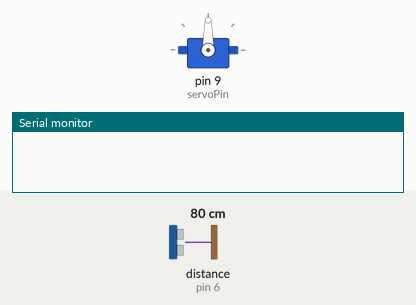
This sketch was run on a simulated Arduino Uno, built with avr-gcc and run on an emulated ATmega328P. On the bench: servo, the last lines printed to the serial monitor. Wiring (inferred from the names in the program): ultrasonic range finder: trigger pin 7; echo pin 6. The test bench sets the inputs (shaded band); at power-on: distance to the obstacle (sensor on pin 6) 80 cm. The echo pulse lasts 58.3 µs per cm.

Above: at 0.05 s.
At 6.45 s:
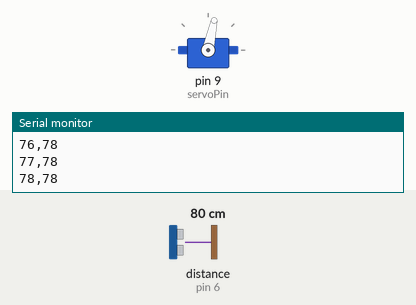
At 19.15 s:
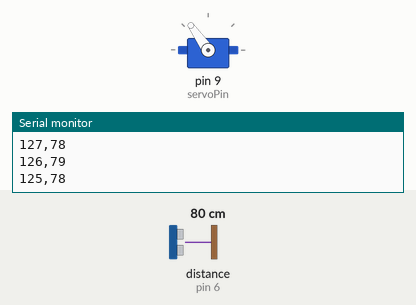
At 39.95 s:
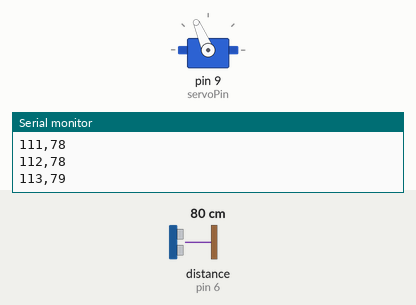
Timing chart, 0 to 40.0 s (numbered marks = the images above):
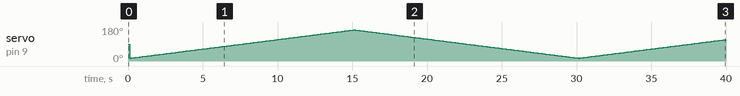

The sketch:

sonar_radar.ino
```cpp
#include <Servo.h>

const int servoPin = 9;
const int trigPin = 7;
const int echoPin = 6;

Servo radarServo;

int angle = 15;
int step = 1;
unsigned long lastUpdate = 0;
const unsigned long interval = 100; // 0.1 sec

void setup() {
  Serial.begin(9600);
  radarServo.attach(servoPin);
  pinMode(trigPin, OUTPUT);
  pinMode(echoPin, INPUT);
}

void loop() {
  unsigned long currentTime = millis();
  if (currentTime - lastUpdate >= interval) {
    lastUpdate = currentTime;

    radarServo.write(angle);
    delay(10); // Short pause for stability

    long distance = getDistance();

    Serial.print(angle);
    Serial.print(",");
    Serial.println(distance);

    angle += step;
    if (angle >= 165 || angle <= 15) {
      step = -step;
    }
  }
}

long getDistance() {
  digitalWrite(trigPin, LOW);
  delayMicroseconds(2);
  digitalWrite(trigPin, HIGH);
  delayMicroseconds(10);
  digitalWrite(trigPin, LOW);

  long duration = pulseIn(echoPin, HIGH, 25000);
  if (duration == 0) return 0;
  return duration * 0.034 / 2;
}
```

Measured:
- by itself, servo on pin 9 (servoPin): 90° → 15° at 0.10 s, → 16° 0.10 s later, → 17° 0.10 s later, → 18° 0.10 s later, … (399 changes in this stretch)
